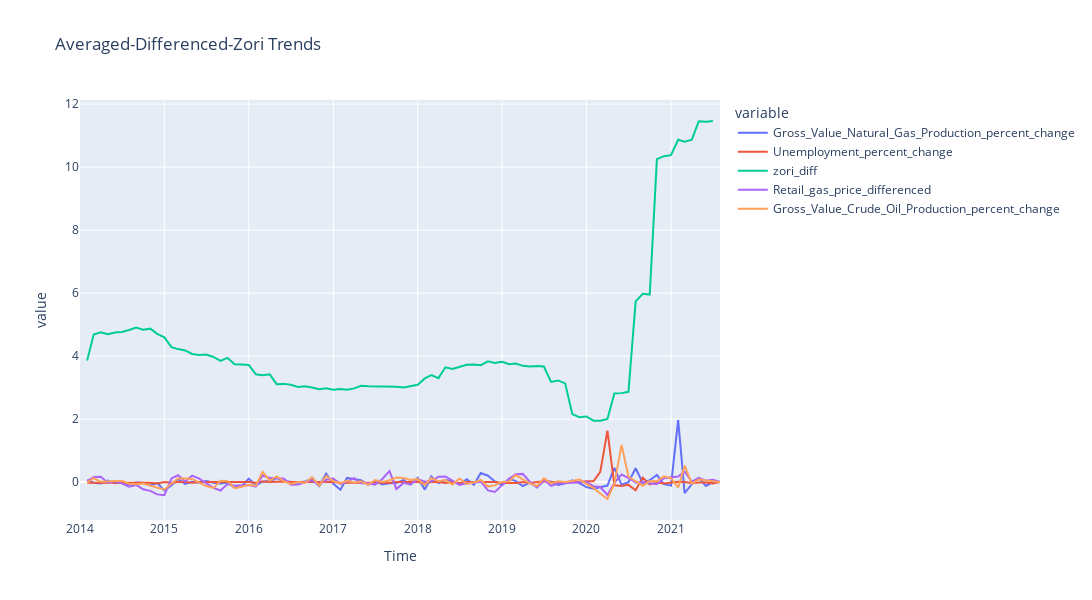

The code cell stored with this chart in its notebook:
### Code cell
agg = merged.groupby(by = 'Time').mean()

set(agg.columns)

agg = agg.reset_index()

agg.head()

agg = agg.loc[:,['Time','zori_ssa'] + 
              list(key_econ.drop('Time', axis = 1).columns) + 
              list(acs.drop('Time', axis = 1).columns) +
              list(acs2.drop('Time', axis = 1).columns)]


agg.loc[:,'Date'] = agg.loc[:,'Time'].apply(lambda x : str(x))
agg = agg.set_index('Date')
agg = agg.loc['2014-01-01':,:]
agg.loc[:,'Gross_Value_Natural_Gas_Production_percent_change'] = agg.loc[:,'Gross Value Natural Gas Production'].pct_change(1)
agg.loc[:,'Gross_Value_Crude_Oil_Production_percent_change'] = agg.loc[:,'Gross Value Crude Oil Production'].pct_change(1)
agg.loc[:,'Unemployment_percent_change'] = agg.loc[:,'Unemployment TX'].pct_change(1)
agg.loc[:,'Retail_gas_price_differenced'] = agg.loc[:,'Retail Gasoline Price TX'].diff(1)
agg.loc[:,'zori_diff'] = agg.loc[:,'zori_ssa'].apply(lambda x: x).diff(1)
agg.loc[:,'housing_units_over_50_units_diff'] = agg.loc[:,'housing_units_over_50_units'].apply(lambda x: x).diff(12)


'housing_units_over_50_units'
fig = px.line(data_frame = agg, x = 'Time', y = ['Gross_Value_Natural_Gas_Production_percent_change',
                                                 'Unemployment_percent_change',
                                                'zori_diff',
                                                'Retail_gas_price_differenced',
                                                'Gross_Value_Crude_Oil_Production_percent_change'],
              title = 'Averaged-Differenced-Zori Trends',
             height = 600, width = 1200)
fig.show()
